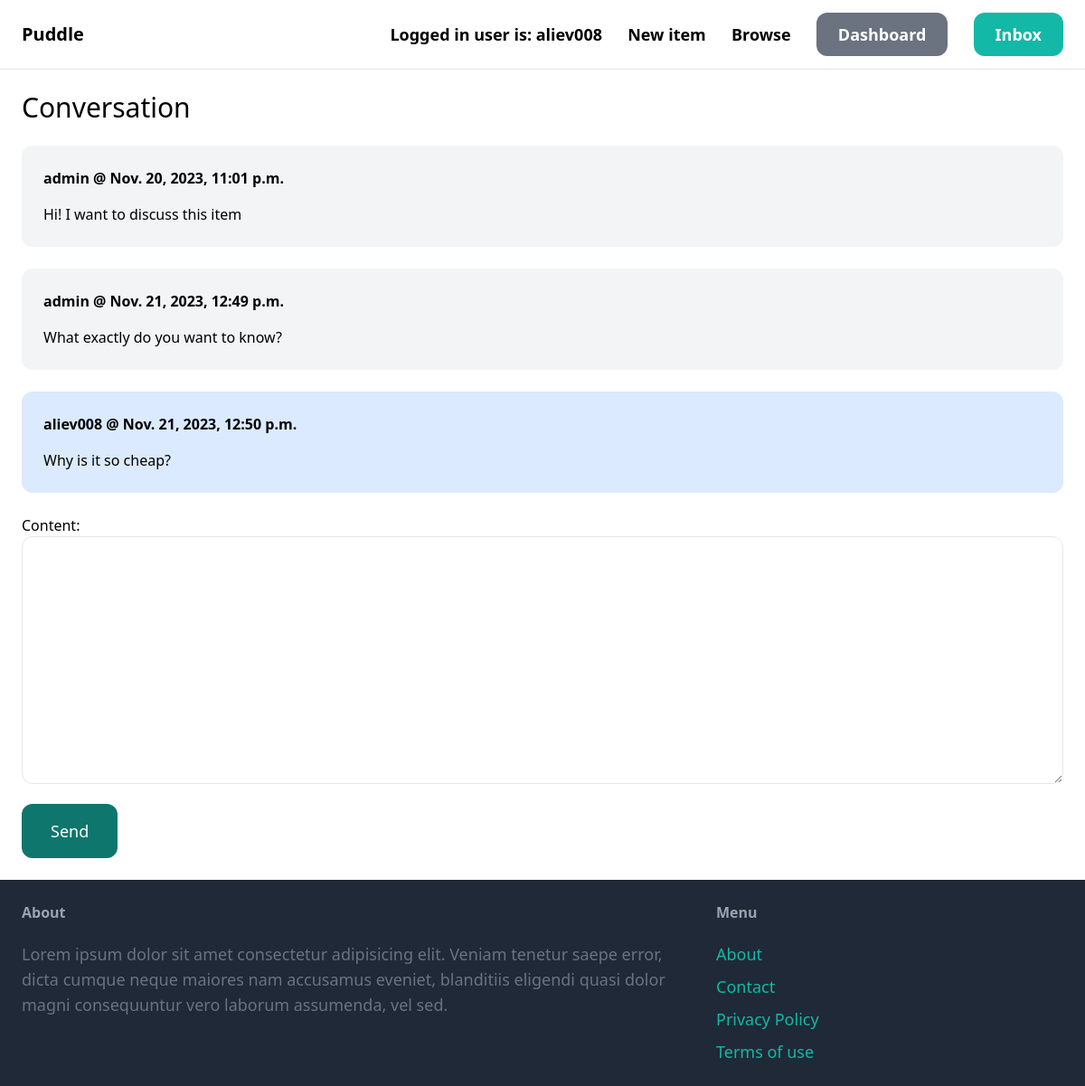
/inbox/9 (signed in), run on the app's committed database.
### conversation/models.py (models this page shows)
class ConversationMessages(models.Model):
    conversation = models.ForeignKey(Conversation, related_name='messages', on_delete=models.CASCADE)
    content = models.TextField()
    created_at = models.DateTimeField(auto_now_add=True)
    created_by = models.ForeignKey(User, related_name='created_messages', on_delete=models.CASCADE)
    class Meta:
        verbose_name_plural = 'Conversation Messages'

### conversation/views.py (the view)
# urls.py: path('<int:pk>', views.detail, name='detail')
@login_required
def detail(request, pk):
    conversation = Conversation.objects.filter(members__in=[request.user.id]).get(pk=pk)
    if request.method == 'POST':
        form = ConversationMessageForm(request.POST)
        if form.is_valid():
            conversation_message = form.save(commit=False)
            conversation_message.conversation = conversation
            conversation_message.created_by = request.user
            conversation_message.save()
            conversation.save()
            return redirect('conversation:detail', pk=pk)
    else:
        form = ConversationMessageForm()
    return render(request, 'conversation/detail.html', {
        'conversation': conversation,
        'form': form
    })

### conversation/forms.py
class ConversationMessageForm(forms.ModelForm):
    class Meta:
        model = ConversationMessages
        fields = ('content',)
        widgets = {
            'content': forms.Textarea(attrs={
                'class': 'w-full py-4 px-6 rounded-xl border'
            })
        }

### conversation/templates/conversation/detail.html (shortened to what this page needs)
{% extends 'core/base.html' %}
{% block content %}
<h1 class="mb-6 text-3xl">Conversation</h1>
<div class="space-y-6">
    {% for message in conversation.messages.all %}
        <div class="p-6 flex {% if message.created_by == request.user %}bg-blue-100{% else %} bg-gray-100{% endif %} rounded-xl">
            <div >
                <p class="mb-4"><strong>{{ message.created_by.username }} @ {{ message.created_at }}</strong></p>
                <p>{{ message.content }}</p>
            </div>
        </div>
    {% endfor %}
</div>
<form action="" method="post" class="mt-6">
    {{ form.as_p }}
    <button class="py-4 px-8 mt-4 text-lg bg-teal-500 hover: bg-teal-700 rounded-xl text-white">Send</button>
</form>
{% endblock %}

### core/templates/core/base.html (shortened to what this page needs)
<!DOCTYPE html>
<html lang="en">
<head>
    <script src="https://cdn.tailwindcss.com"></script>
</head>
<body>
    <nav class="py-6 px-6 flex justify-between items-center border-b border-gray-200">
        <a href="/" class="text-xl font-semibold">Puddle</a>
        <div class="space-x-6">
            <a href="#" class="text-lg font-semibold hover:text-gray-500">Logged in user is: {{request.user}}</a>
            <a href="{% url 'item:new' %}" class="text-lg font-semibold hover:text-gray-500">New item</a>
            <a href="{% url 'item:items' %}" class="text-lg font-semibold hover:text-gray-500">Browse</a>
            <a href="{% url 'dashboard:index' %}"
            class="px-6 py-3 text-lg font-semibold bg-gray-500 text-white rounded-xl hover:bg-gray-700">Dashboard</a>
            {% if request.user.is_authenticated %}
            <a href="{% url 'conversation:inbox' %}"
                class="px-6 py-3 text-lg font-semibold bg-teal-500 text-white rounded-xl hover:bg-teal-700">Inbox</a>
            {% endif %}
        </div>
    </nav>
    <div class="px-6 py-6">
        {% block content %}
        {% endblock %}
    </div>
    <footer class="py-6 px-6 flex justify-between bg-gray-800">
        <div class="w-2/3 pr-10">
            <h3 class="mb-5 font-semibold text-gray-400">About</h3>
            <p class="text-lg  text-gray-500">Lorem ipsum dolor sit amet consectetur adipisicing elit. Veniam tenetur
                saepe error, dicta cumque neque maiores nam accusamus eveniet, blanditiis eligendi quasi dolor magni
                consequuntur vero laborum assumenda, vel sed.</p>
        </div>
        <div class="w-1/3">
            <h3 class="mb-5 font-semibold text-gray-400">Menu</h3>
            <ul class="space-y-2">
                <li><a href="#" class="text-lg text-teal-500 hover:text-teal-700">
                        <A:mail>About</A:mail>
                    </a></li>
                <li><a href="{% url 'core:contact' %}" class="text-lg text-teal-500 hover:text-teal-700">
                        <A:mail>Contact</A:mail>
                    </a></li>
                <li><a href="#" class="text-lg text-teal-500 hover:text-teal-700">
                        <A:mail>Privacy Policy</A:mail>
                    </a></li>
                <li><a href="#" class="text-lg text-teal-500 hover:text-teal-700">
                        <A:mail>Terms of use</A:mail>
                    </a></li>
            </ul>
        </div>
    </footer>
</body>
</html>

### data on the page
ConversationMessages: created_by.username "admin", created_at "Nov. 20, 2023, 11:01 p.m.", content "Hi! I want to discuss this item"
ConversationMessages: created_by.username "admin", created_at "Nov. 21, 2023, 12:49 p.m.", content "What exactly do you want to know?"
ConversationMessages: created_by.username "aliev008", created_at "Nov. 21, 2023, 12:50 p.m.", content "Why is it so cheap?"

### other printed values
{{ request.user }} "aliev008"
